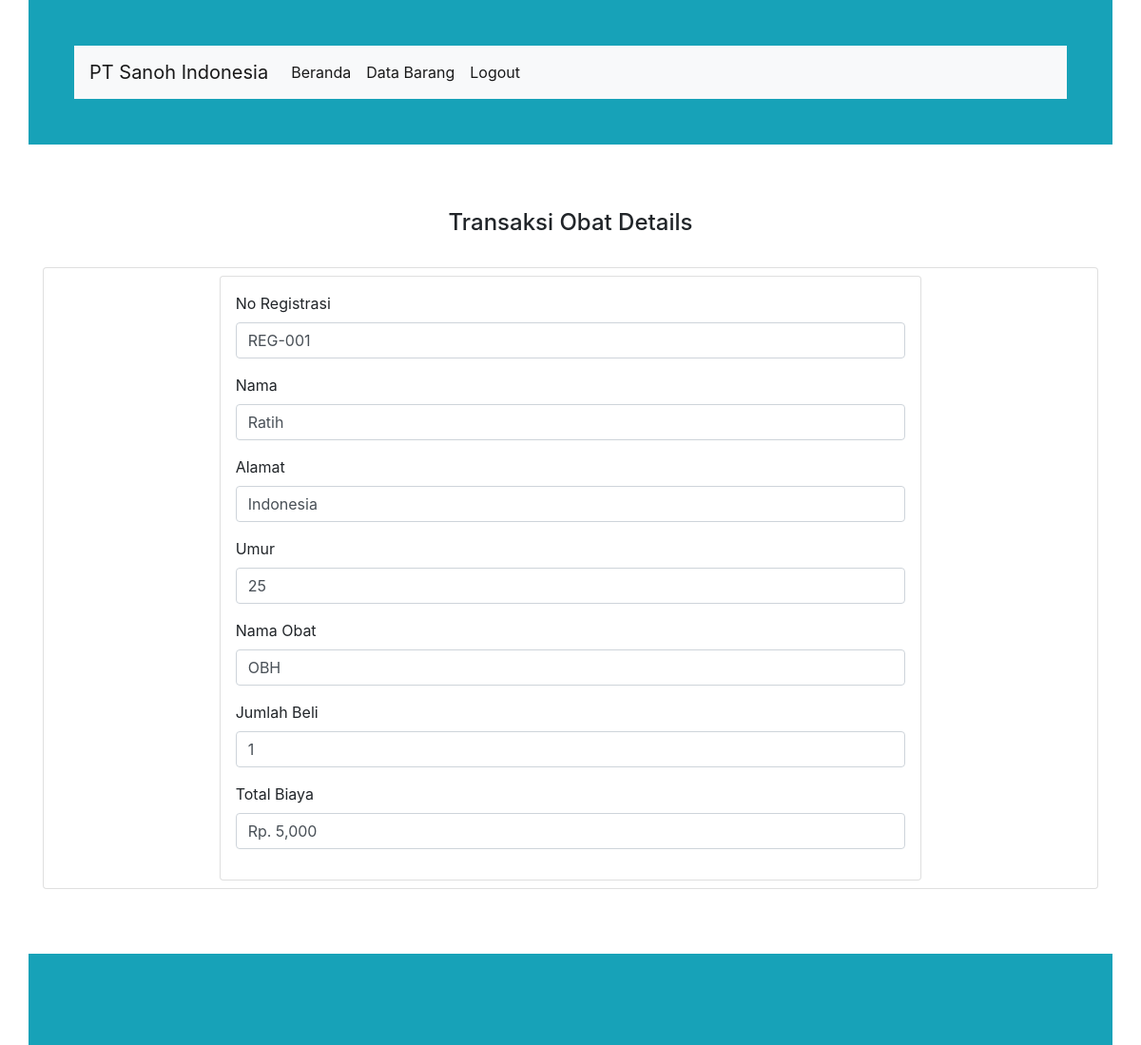
/index.php/admin/transaksiobat/detail/1, run on the app's committed database.
### tables this page shows
CREATE TABLE `data_pasien` (
  `id_pasien` int(11) NOT NULL,
  `reg` varchar(250) NOT NULL,
  `nama` varchar(250) NOT NULL,
  `umur` varchar(250) NOT NULL,
  `alamat` text NOT NULL,
  `suami` varchar(250) NOT NULL,
  `pekerjaan` varchar(250) NOT NULL,
  `pendidikan` varchar(250) NOT NULL
);

CREATE TABLE `data_obat` (
  `id_obat` int(11) NOT NULL,
  `kode_obat` varchar(250) NOT NULL,
  `nama` varchar(250) NOT NULL,
  `stok` int(250) NOT NULL,
  `harga` int(250) NOT NULL
);

CREATE TABLE `data_transaksi_obat` (
  `id_transaksi_obat` int(11) NOT NULL,
  `reg` varchar(250) NOT NULL,
  `id_obat` int(11) NOT NULL,
  `biaya` int(11) NOT NULL,
  `jumlah` int(250) NOT NULL
);

### application/controllers/admin/Transaksiobat.php (called while the page is built, shortened)
<?php
class Transaksiobat extends CI_Controller {
    public function detail($id){
        $data['data_obat']=$this->db->query('select * from data_obat where stok between 1 and 10');
            $data['data_obat']=$data['data_obat']->num_rows();
    $data['transaksi_obat'] = $this->db->query("select id_transaksi_obat,jumlah, data_pasien.reg, data_pasien.nama as nama_pasien, data_pasien.umur, data_pasien.alamat, data_obat.nama as nama_obat, data_transaksi_obat.biaya from data_pasien join data_transaksi_obat on data_pasien.reg=data_transaksi_obat.reg join data_obat on data_obat.id_obat=data_transaksi_obat.id_obat where id_transaksi_obat='$id'")->result();
    $this->load->view('admin/transaksiobat/v_transaksi_obat_detail',$data);
    }
}

### index.php (called while the page is built, shortened)
<?php
require_once BASEPATH.'core/CodeIgniter.php';

### application/views/admin/transaksiobat/v_transaksi_obat_detail.php (the view, shortened to what this page needs)
<body>
<?php foreach ($transaksi_obat as $rowtransaksi_obat){
  $reg=$rowtransaksi_obat->reg;
  $nama=$rowtransaksi_obat->nama_pasien;
  $alamat=$rowtransaksi_obat->alamat;
  $umur=$rowtransaksi_obat->umur;
  $obat=$rowtransaksi_obat->nama_obat;
  $jumlah=$rowtransaksi_obat->jumlah;
  $total=$rowtransaksi_obat->biaya;
}
  ?>
<main>
<div class="container my-5">
       <div class="card-body text-center">
    <h4 class="card-title">Transaksi Obat Details</h4>
  </div>
    <div class="card">
    <div class=" card col-8 offset-2 my-2 p-3">
    <div class="form-group">
       <label for="listname">No Registrasi</label>
            <input value="<?php echo $reg?>" type="text" class="form-control"/>
        </div>
        <div class="form-group">
       <label for="listname">Nama</label>
            <input value="<?php echo $nama?>" type="text" class="form-control"/>
        </div>
        <div class="form-group">
       <label for="listname">Alamat</label>
            <input value="<?php echo $alamat?>" type="text" class="form-control"/>
        </div>
        <div class="form-group">
       <label for="listname">Umur</label>
            <input value="<?php echo $umur?>" type="text" class="form-control"/>
        </div>
        <div class="form-group">
       <label for="listname">Nama Obat</label>
            <input value="<?php echo $obat?>" type="text" class="form-control"/>
        </div>
        <div class="form-group">
       <label for="listname">Jumlah Beli</label>
            <input value="<?php echo $jumlah?>" type="text" class="form-control"/>
        </div>
        <div class="form-group">
       <label for="listname">Total Biaya </label>
            <input value="<?php echo "Rp. ".number_format($total)?>" type="text" class="form-control"/>
        </div>
        </div>
        </div>
    </div>
</main>

### application/views/admin/sniphets/header.php (style rules this page uses)
body { background-image:url(https://i0.wp.com/bekasiloker.com/wp-content/uploads/2018/07/Screenshot_1.png?fit=600%2C357); background-size: 100%; }

### data on the page
data_pasien: reg "REG-001", nama "Ratih", alamat "Indonesia", umur "25", nama "OBH", jumlah "1", biaya "Rp. 5,000"
